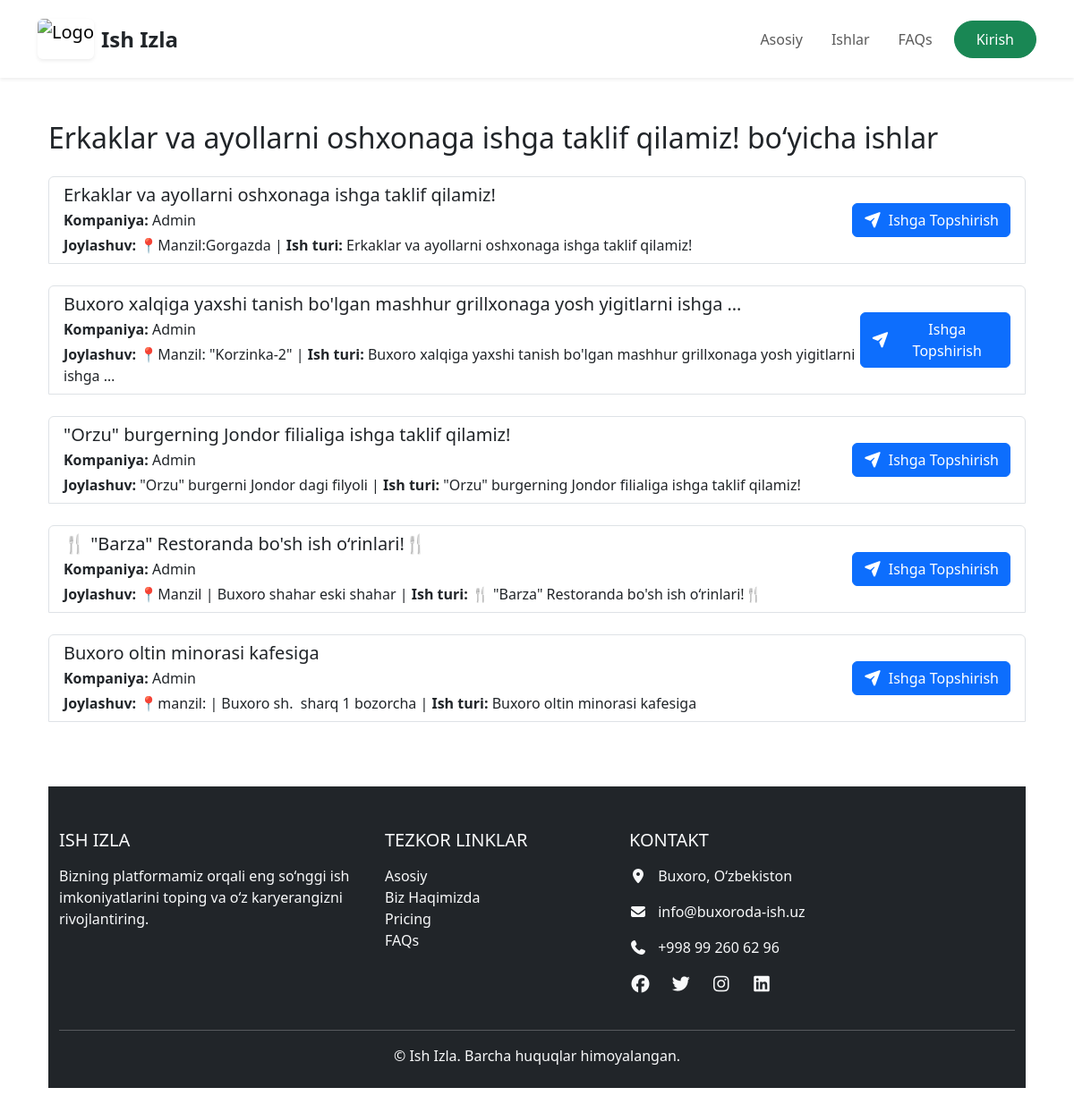
The page /advertisements/categories/1/ on the database its author committed.
### advertisement/models.py (models this page shows, shortened)
class Job(models.Model):
    employer = models.ForeignKey(EmployerProfile, on_delete=models.CASCADE, related_name="jobs")
    category = models.ForeignKey(CategoryModel,on_delete=models.CASCADE,verbose_name='Kategorya')
    title = models.CharField(max_length=255,verbose_name='Sarlovha')
    description = models.TextField(verbose_name='Tasnif')
    salary = models.CharField(max_length=100, blank=True, null=True,verbose_name='Maosh')
    created_at = models.DateTimeField(auto_now_add=True)
    location = models.CharField(max_length=155,verbose_name='Manzil')
    phone_number = models.CharField(max_length=14,default='998992606296',verbose_name='Telefon raqam')
    class Meta:
        ordering = ['-created_at']
    def __str__(self):
        return self.title

class EmployerProfile(models.Model):
    user = models.OneToOneField(CustomUser,on_delete=models.CASCADE,related_name='employer')
    company_name = models.CharField(max_length=255)
    description = models.TextField()
    logo = models.ImageField(upload_to='employers_logos/',null=True,blank=True)

### advertisement/views.py (the view)
# urls.py: path('categories/<int:pk>/',AdvertismentView.as_view(),name="category"),
class AdvertismentView(View):
    def get(self,request,pk):
        products = Job.objects.filter(category__pk=pk)
        return render(request,'category/category.html',{"products":products})

### templates/category/category.html (shortened to what this page needs)
{% extends "base.html" %}
{% block content %}
<div class="container py-5">
    <h2 class="mb-4">{{products.first}} bo‘yicha ishlar</h2>
    {% for x in products.all %}
    <div class="list-group">
        <div class="list-group-item list-group-item-action d-flex justify-content-between align-items-center">
            <div>
                <h5 class="mb-1">{{ x.title|default:"Sarlovha mavjud emas"|truncatewords:10 }}</h5>
                <p class="mb-1"><strong>Kompaniya:</strong> {{x.employer.company_name}}</p>
                <p class="mb-0"><strong>Joylashuv:</strong> {{x.location}} | <strong>Ish turi:</strong> {{ x.title|default:"Sarlovha mavjud emas"|truncatewords:10 }}
                </p>
            </div>
<a href="{% url 'job:job-detail' x.pk %}" class="btn btn-primary d-flex align-items-center gap-2">
    <i class="fa-solid fa-paper-plane"></i>
    Ishga Topshirish
</a>
        </div>
        <br>
        {% endfor %}
    </div>
</div>
{% endblock %}

### rows shown on the page
Job: first "Erkaklar va ayollarni oshxonaga ishga taklif qilamiz!", title "Erkaklar va ayollarni oshxonaga ishga taklif qilamiz!", employer.company_name "Admin", location "📍Manzil:Gorgazda"
Job: title "Buxoro xalqiga yaxshi tanish bo'lgan mashhur grillxonaga yosh yigitlarni ishga …", employer.company_name "Admin", location "📍Manzil: \"Korzinka-2\""
Job: title "\"Orzu\" burgerning Jondor filialiga ishga taklif qilamiz!", employer.company_name "Admin", location "\"Orzu\" burgerni Jondor dagi filyoli"
Job: title "🍴 \"Barza\" Restoranda bo'sh ish o‘rinlari!🍴", employer.company_name "Admin", location "📍Manzil | Buxoro shahar eski shahar"
Job: title "Buxoro oltin minorasi kafesiga", employer.company_name "Admin", location "📍manzil: | Buxoro sh. sharq 1 bozorcha"
